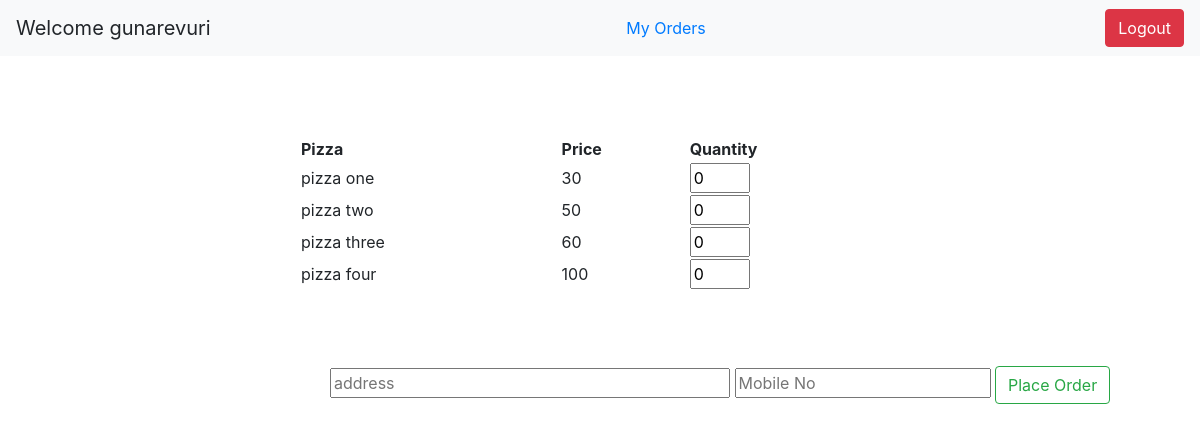
Page /customer/welcome/ (signed in) on the committed database.
### pizzaapp/models.py (models this page shows)
class PizzaModel(models.Model):
	name = models.CharField(max_length = 10)
	price =  models.CharField(max_length = 10)

### pizzaapp/views.py (the view)
# urls.py: path('customer/welcome/', customerpage, name= 'customerpage'),
def customerpage(request):
	if not request.user.is_authenticated:
		return redirect(userloginview)
	username = request.user.username
	context = {
		'username': username, 'pizzas': PizzaModel.objects.all()
	}
	return render(request, 'pizzaapp/customerwelcome.html' , context)

### templates/pizzaapp/customerwelcome.html (shortened to what this page needs)
{% extends 'pizzaapp/base.html' %}
{% block content %}
<nav class="navbar navbar-light bg-light">
  <a class="navbar-brand">Welcome {{username}} {{phoneno}}</a>
  <a href="/myorders/" class="nav-item">My Orders</a>
<a href="/userlogout/" class="btn btn-danger">Logout</a>
</nav>
<form action="/placeorder/" method="post">
<div class="container" style=" display: block;margin: auto; margin-top: 80px;">
<table style="width: 600px;" class="container">
	<tr>
		<th>Pizza</th>
		<th>Price</th>
		<th>Quantity</th>
	</tr>
	{% for pizza in pizzas %}
	<tr>
		<td>{{pizza.name}}</td>
		<td>{{pizza.price}}</td>
		<td><input type="number" min="0" value="0" style="width: 60px;" name="{{pizza.id}}"></td>
	</tr>
	{% endfor %}
</table>
</div>
<div class="container" style="      margin: auto;  margin-top: 76px;padding-left: 300px;">
	<input style="width: 400px" type="text" placeholder="address" name="address" >
	<input type="number" name="phoneno" placeholder="Mobile No">
	<input type="submit" name="place order" value="Place Order" class="btn btn-outline-success">
</div>
</form>
{% endblock %}

### rows in the picture
PizzaModel: name "pizza one", price "30"
PizzaModel: name "pizza two", price "50"
PizzaModel: name "pizza three", price "60"
PizzaModel: name "pizza four", price "100"

### other values in the picture
{{ username }} "gunarevuri"
